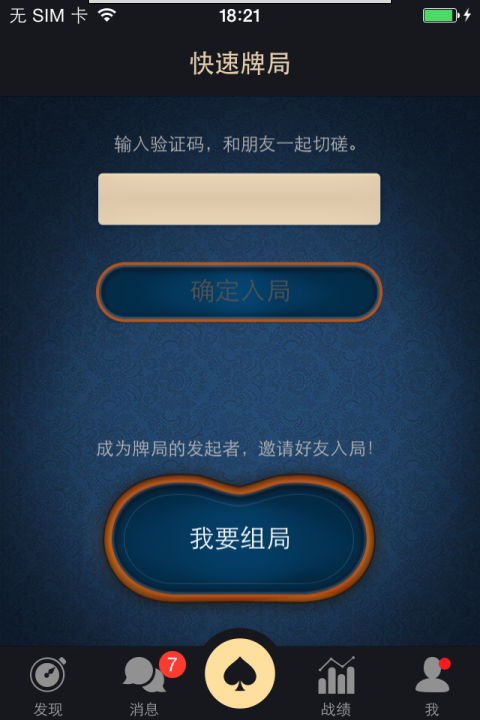
#> input picture pic-templates/iphone4-2.1.12/0-quick-game.png, 480 x 720 px, found by its file name; its folder holds 4 pictures in this run
$ python img-analyzer2.py   (Python 2 division)
#> lines starting #> are read from the running program, lines starting #| are printed output that depends on the picture; after the words box and inside, x2 and y2 are one past the last pixel; in counts of white or black regions, pixels touching at a corner belong together
# -*- coding: utf-8 -*-
"""
这个脚本用于接收kafka screen topic消息，并对捕获的屏幕进行分析
@author: volader
"""
import cv2
import numpy as np
import os
import json
from kafka import KafkaConsumer

#各个界面的轮廓map， key文件名 value轮廓数组
template_map={}
#
# @brief:该函数找出图片中的轮廓数组，并返回
def find_screen_contours(img_file):
    orgimg = cv2.imread(img_file)
#> orgimg is the input picture: shape (720, 480, 3); mean B, G, R 71.7, 55.4, 40.2
    edges = cv2.Canny(orgimg,100,200)
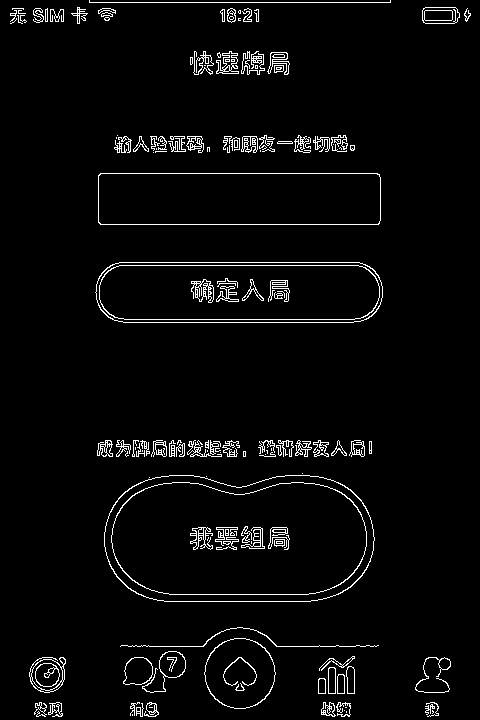
#> edges: shape (720, 480); 3.6% white in thin lines or dots
    contours, hierarchy = cv2.findContours(edges,cv2.RETR_TREE,cv2.CHAIN_APPROX_SIMPLE)
#> contours = 430 contours, 272 with area under 20; largest, box (x1, y1, x2, y2) and area: (104, 475, 375, 602) 29840, (104, 475, 375, 602) 29737, (111, 482, 367, 595) 24908, (111, 482, 367, 595) 24816, (95, 262, 383, 323) 16465
    return contours

#
# @brief: 比较两个轮廓，确定是否是同一界面
def compare_screen(cts1, cts2):
    ret = cv2.matchShapes(cts1,cts2,1,0.0)
    return ret

#1. 首先，要load所有界面的基础模版，用于后续的比较
template_path='/home/admin/volador/pic-templates/iphone4-2.1.12'
for f in os.listdir(template_path):
    tmp = os.path.join(template_path,f)
    if os.path.isfile(tmp):
        try:
            template_map[f] = find_screen_contours(tmp)
        except BaseException:
            print "open image file %s failed!" % tmp
#> pass 2 of the loop `for f in os.listdir(template_path):`:
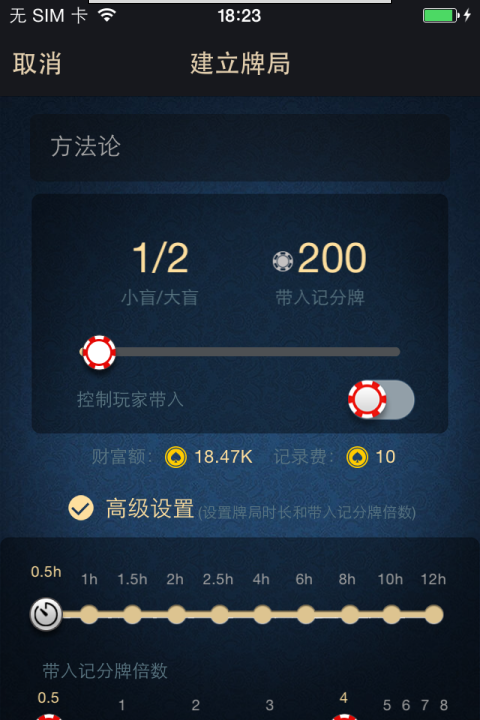
#> input picture pic-templates/iphone4-2.1.12/1-make-game-1.png, 480 x 720 px, found by its file name
#> in find_screen_contours, orgimg is the input picture: shape (720, 480, 3); mean B, G, R 56.4, 41.7, 28.7
#> in find_screen_contours (call 2), `edges = cv2.Canny(orgimg,100,200)`:
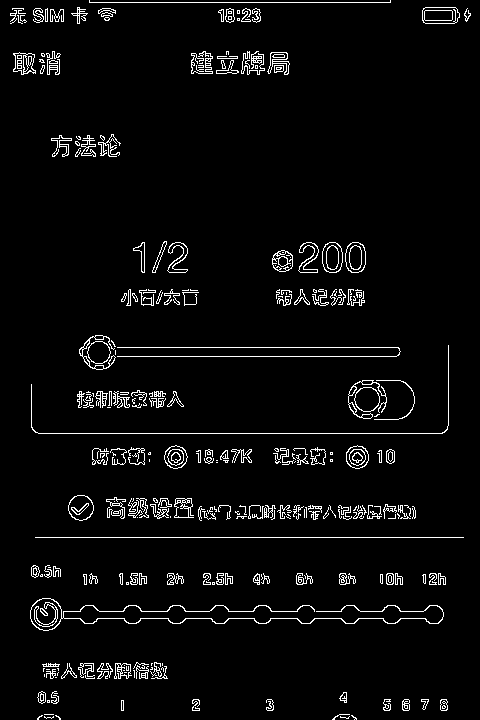
#> edges: shape (720, 480); 4.1% white in thin lines or dots
#> contours = 577 contours, 388 with area under 20; largest, box (x1, y1, x2, y2) and area: (30, 598, 444, 631) 968, (30, 598, 62, 631) 774, (422, 7, 460, 24) 558, (322, 242, 343, 273) 512, (345, 242, 366, 273) 512
#> pass 3 of the loop `for f in os.listdir(template_path):`:
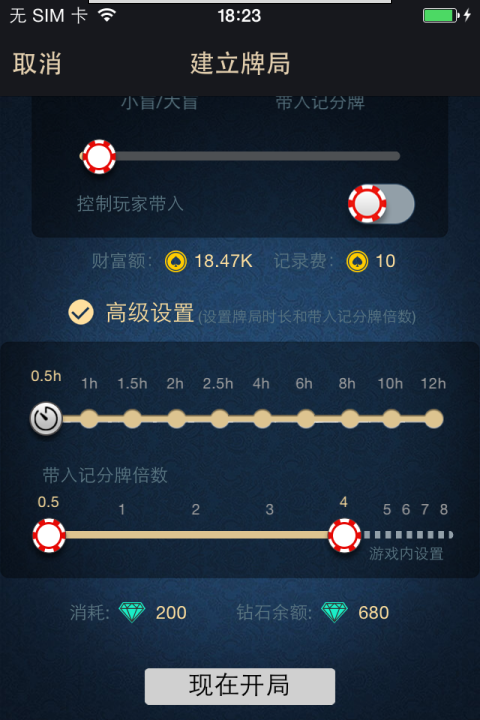
#> input picture pic-templates/iphone4-2.1.12/1-make-game-2.png, 480 x 720 px, found by its file name
#> in find_screen_contours, orgimg is the input picture: shape (720, 480, 3); mean B, G, R 62.5, 47.6, 34.3
#> in find_screen_contours (call 3), `edges = cv2.Canny(orgimg,100,200)`:
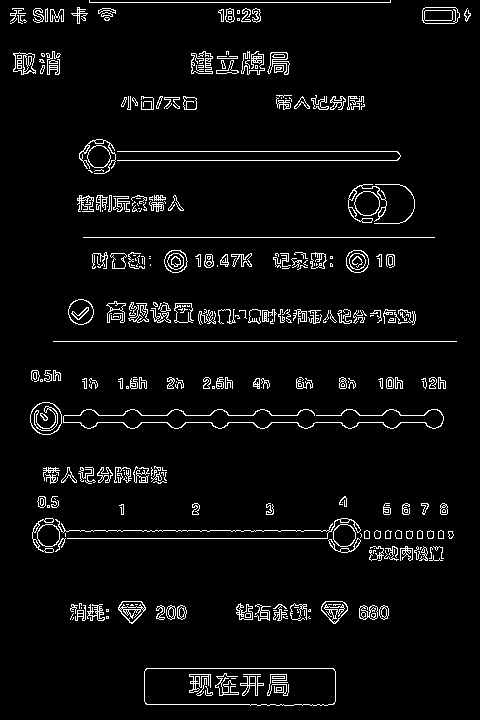
#> edges: shape (720, 480); 4.8% white in thin lines or dots
#> contours = 706 contours, 462 with area under 20; largest, box (x1, y1, x2, y2) and area: (144, 668, 336, 706) 6900, (144, 668, 336, 706) 6894, (30, 402, 62, 435) 802, (30, 402, 62, 435) 776, (422, 7, 460, 24) 558
#> the loop made 4 passes; the first 3 are shown

print('load templates succeed!')
#print template_map

#2. 开始接收kafka的消息，对每个文件进行对比处理
#> (the run stopped early here; a loop or call above may not have finished)
